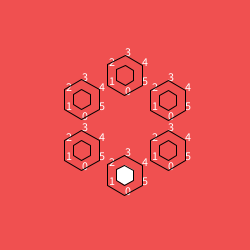
Frame 1 (no input)
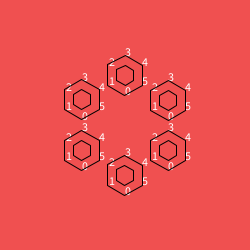
Frame 60 (the mouse pressed at the canvas centre just before this capture)
Frame 120 (the mouse held since frame 60 and released just before this capture): identical to frame 60, image omitted

The Processing sketch that drew these frames (run headless with seeded random() and noise(); from frame 60 on, the mouse is pressed at the canvas centre):

// Processing sketch: OctagonLoader
// ── OctagonLoader.pde
int r =10, R =50;
void setup() {
  size(250, 250);
} 
void draw() {
  background(#F05050);
  translate(width>>1, height>>1);
  for (int i=0; i<6; i++) {
    float x = R*cos(PI/2+radians(i*360/6));
    float y = R*sin(PI/2+radians(i*360/6));
    pushMatrix();
    translate(x, y);
    cube();
    arm();
    popMatrix();
  }
}

void cube() {
  beginShape();
  for (int i=0; i<6; i++) { 
    r= 10;
    float x = r*cos(PI/2+radians(i*360/6));
    float y = r*sin(PI/2+radians(i*360/6)); 
    vertex(x, y);
  }
  endShape(CLOSE);
}
void arm() {
  noFill();
  beginShape();
  for (int i=0; i<6; i++) { 
    r=20; 
    float x = r*cos(PI/2+radians(i*360/6));
    float y = r*sin(PI/2+radians(i*360/6)); 
    vertex(x, y);
    text(i, x, y);
  }
  endShape(CLOSE);
}
